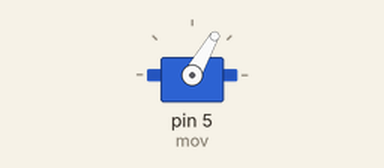
A sketch run on a simulated Arduino Uno, built with avr-gcc and run on an emulated ATmega328P. On the bench: servo.

Above: at 0.05 s.
Timing chart, 0 to 3.5 s (numbered marks = the images above):
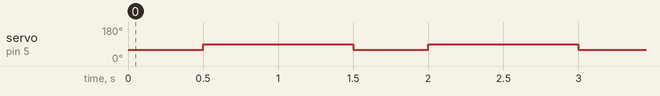

Measured:
- by itself, servo on pin 5 (mov): alternates 90° for 1.0 s and 60° for 0.50 s

The sketch:

Servo360.ino
```cpp
#include <Servo.h>
Servo mov;
void setup() {
  // put your setup code here, to run once:
mov.attach(5);
}

void loop() {
  // put your main code here, to run repeatedly:
mov.write(60);
delay(500);
mov.write(90);
delay(1000);
}
```
